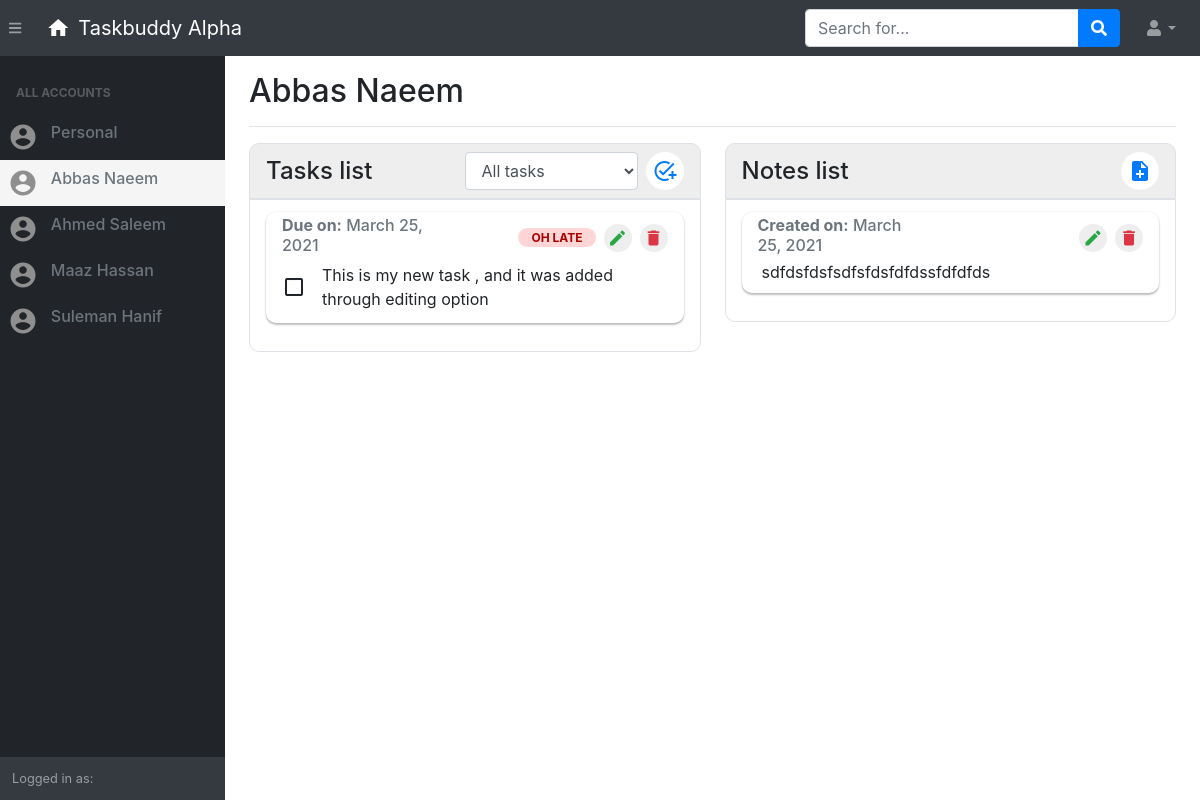
/customer/38 (signed in), run on the app's committed database.
### task/models.py (models this page shows, shortened)
class Customer(models.Model):
    first_name=models.CharField(max_length=70)
    last_name=models.CharField(max_length=70)
    email=models.EmailField()
    added_by = models.ForeignKey(User, on_delete = models.CASCADE, null = True)

class myTask(models.Model):
	task_text = models.CharField(max_length = 255)
	created_on = models.DateTimeField(default = datetime.now())
	due_date = models.DateField()
	added_by = models.ForeignKey(User, on_delete = models.CASCADE)
	added_for = models.ForeignKey(Customer, on_delete = models.CASCADE, null = True)
	completed_at = models.DateTimeField(null = True)
	completed_on_time = models.BooleanField(default = True)
	status = models.IntegerField(default = 0)
	def get_status(self):
		if self.status == 0:
			wording = "ON GOING"
			class_name = "on-going-label"
			box_class = "ongoing"
		if self.status == -1:
			wording = "OH LATE"
			class_name = "late-label"
			box_class = "late"
		if self.status == 1:
			wording = "COMPLETED"
			class_name = "completed-label"
			box_class = "complete"
		return {
			"wording": wording,
			"class_name": class_name,
			"box_class": box_class
		}
	def late_now(self):
		if self.status != 1:
			self.status = -1
			self.completed_on_time = False
			self.save()

class myNote(models.Model):
	note_text = models.TextField()
	created_on = models.DateTimeField(default = datetime.now())
	added_by = models.ForeignKey(User, on_delete = models.CASCADE)
	added_for = models.ForeignKey(Customer, on_delete = models.CASCADE, null = True)

### task/views.py (the view, shortened to what this page needs)
# urls.py: path('customer/<customer_id>', views.customer_view, name="customer"),
@login_required(login_url='login')
def customer_view(request, customer_id):
	try:
		context = {
			'today': datetime.now().date()
		}
		ID = int(customer_id)
		if Customer.objects.filter(id = ID, added_by = request.user).exists() or ID == 0:
			if ID == 0:
				context['my_customer'] = None
			else:
				context["my_customer"] = Customer.objects.get(id = ID)
			all_tasks = myTask.objects.filter(added_by = request.user, added_for = context['my_customer']).order_by('-id')
			all_notes = myNote.objects.filter(added_by = request.user, added_for = context['my_customer']).order_by('-id')
			for task in all_tasks:
				if task.due_date < datetime.now().date():
					task.late_now()
			context['all_tasks'] = all_tasks
			context['all_notes'] = all_notes
			context['customers'] = Customer.objects.filter(added_by = request.user).order_by('first_name')
			context['temp'] = True
			return render(request, "task/customer.html", context)
		else:
			return redirect("home page")
	except:
		return redirect("home page")

### task/templates/task/customer.html (shortened to what this page needs)
{% load static %}
{% load crispy_forms_tags %}
{% include 'task/inc/head.inc.html' %}
<body class="sb-nav-fixed">
    {% include 'task/inc/navbar.inc.html' %}
    <div id="layoutSidenav">
        <div id="layoutSidenav_nav">
            {% include 'task/inc/sidebar.inc.html' %}
        </div>
        <div id="layoutSidenav_content" style="overflow: hidden;">
            <div class="row">
                <div class="col-lg-12">
                    <div class="container-fluid">
                        {% if my_customer %}
                            <h2 class="mt-3">{{my_customer.first_name}} {{my_customer.last_name}}  </h2>
                        {% else %}
                            <h2 class="mt-3">Personal</h2>
                        {% endif %}
                        <hr class="mb-2">
                        <div class="row">
                            <div class="col-sm-6 py-2">
                                {% include 'task/inc/task-section.inc.html' %}
                            </div>
                            <div class="col-sm-6 py-2">
                                <div class="border py-2 px-3 d-flex align-items-center" style="background-color: #eeeeee; border-radius: 10px 10px 0px 0px;">
                                    <h4 class="my-0"  style="width: 50%;">Notes list</h4>
                                    <div class="form-group my-0 justify-content-end d-flex" style="width: 50%;">
                                        <i class="material-icons myIcon text-primary bg-white mk-pointer ml-2 my-0" data-toggle="collapse" data-target="#new-note-form" title="Add note">note_add</i>
                                    </div>
                                </div>
                                <div class="border radius-10 p-2" style="border-radius: 0px 0px 10px 10px;">
                                    <div style="max-height: 68vh; overflow: auto;" class="px-2 py-1">
                                        {% for note in all_notes %}
                                        <div class="google-box py-1 px-3 mb-3">
                                            <div class="d-flex align-items-center">
                                                <h6 class="text-muted my-0" style="width: 50%;"><b>Created on:</b> {{ note.created_on.date }}</h6>
                                                <i class="material-icons myIcon text-success mk-pointer ml-2 my-0 p-1 myIcon2 mt-1 editinginput-icon" id="edit-note-{{ note.id }}">edit</i>
                                                <i class="material-icons myIcon text-danger mk-pointer mt-1 ml-2 my-0 p-1 operation-note myIcon2" id="delete_{{ note.id }}">delete</i>
                                            </div>
                                            <div class="row mt-0 p-1">
                                                <div class="col-sm-12 col-12 d-flex align-items-center">
                                                    <p class="m-0"  id="text-note-{{ note.id }}" style="font-size: 16px; line-height: 26px;">
                                                        {{ note.note_text }}
                                                    </p>
                                                </div>
                                            </div>
                                        </div>
                                        {% endfor %}
                                    </div>
                                </div>
                            </div>
                        </div>
                    </div>
                </div>
            </div>
        </div>
    </div>
</body>
</html>

### task/templates/task/inc/sidebar.inc.html (shortened to what this page needs)
<nav class="sb-sidenav accordion sb-sidenav-dark" id="sidenavAccordion">
    <div class="sb-sidenav-menu">
        <div class="nav">
            <div class="sb-sidenav-menu-heading">ALL ACCOUNTS</div>
            <div class="profile-card p-2 {% if not my_customer and temp %}profile-focused{% endif %}">
                <div class="row">
                    <div class="col-sm-2 d-flex align-items-center">
                        <i class="material-icons" style="color: #8f8f8f; font-size: 30px;">account_circle</i>
                    </div>
                    <div class="col-sm-10 px-3 d-flex align-items-center">
                        <a href="customer/0" class="my-0 text-secondary" style="text-decoration: none;">
                            <h6>Personal</h6>
                        </a>
                    </div>
                </div>
            </div>
            {% for customer in customers %}
                    <div class="profile-card p-2 {% if customer.id == my_customer.id %}profile-focused{% endif %}">
                        <div class="row">
                            <div class="col-sm-2 d-flex align-items-center">
                                <i class="material-icons" style="color: #8f8f8f; font-size: 30px;">account_circle</i>
                            </div>
                            <div class="col-sm-10 px-3 d-flex align-items-center">
                                <a href="customer/{{customer.id}}" class="my-0 text-secondary" style="text-decoration: none;">
                                    <h6>{{ customer.first_name }} {{ customer.last_name }}</h6>
                                </a>
                            </div>
                        </div>
                    </div>
            {% endfor %}
        </div>
    </div>
    {% if user.is_authenticated %}
    <div class="sb-sidenav-footer">
        <div class="small">Logged in as:</div>
    </div>
    {% endif %}
</nav>

### task/templates/task/inc/task-section.inc.html (shortened to what this page needs)
<div class="border py-2 px-3 d-flex align-items-center" style="background-color: #eeeeee; border-radius: 10px 10px 0px 0px;">
    <h4 class="my-0"  style="width: 50%;">Tasks list</h4>
    <div class="form-group my-0 justify-content-end d-flex" style="width: 50%;">
        {% if all_tasks %}
        <select class="form-control" id="task-filter" style="width: fit-content;">
            <option value="all">All tasks</option>
        </select>
        {% endif %}
        {% if not customer_section %}
            <i class="material-icons myIcon text-primary bg-white mk-pointer ml-2 my-0" data-toggle="collapse" data-target="#new-task-form" title="Add task">add_task</i>
        {% endif %}
    </div>
</div>
<div class="border radius-10 p-2" style="border-radius: 0px 0px 10px 10px;">
    <div style="max-height: 68vh; overflow: auto;" class="px-2 py-1">
        {% for task in all_tasks %}
        <div class="google-box py-1 px-3 mb-3 my-any-task {{ task.get_status.box_class }}">
            <div class="d-flex align-items-center">
                <h6 class="text-muted my-0" style="width: 50%;"><b>Due on:</b> {% if today == task.due_date %}Today{% else %}{{ task.due_date }}{% endif %}</h6>
                <div style="width: 50%;" class="text-right">
                    <span class="mylabel {{ task.get_status.class_name }}" id="label_{{ task.id }}">{{ task.get_status.wording }}</span>
                </div>
                {% if task.status != 1 %}
                    <i class="material-icons myIcon text-success mk-pointer ml-2 my-0 p-1 myIcon2 mt-1 editinginput-icon" id="edit-task-{{ task.id }}">edit</i>
                {% endif %}
                <i class="material-icons myIcon text-danger mk-pointer ml-2 my-0 operation p-1 myIcon2 mt-1" id="delete_{{ task.id }}">delete</i>
            </div>
            <div class="row mt-0 p-1">
                <div class="col-sm-12 d-flex px-0 py-1 align-items-center">
                    {% if task.status == 1 %}
                    <i class="material-icons mk-pointer radius-100 task-completed mx-2" title="Completed">check_box</i>
                    {% else %}
                    <i class="material-icons mk-pointer radius-100 operation operation-complete mx-2" id="complete_{{ task.id }}">check_box_outline_blank</i>
                    {% endif %}
                    <p class="mx-2 mr-3 my-0" style="font-size: 16px;" id="text-task-{{ task.id }}">
                        {% if task.status == 1 %}
                            <del>{{ task.task_text }}</del>
                        {% else %}
                            {{ task.task_text }}
                        {% endif %}
                    </p>
                </div>
            </div>
        </div>
        {% endfor %}
    </div>
</div>

### task/templates/task/inc/head.inc.html (style rules this page uses)
.mk-pointer { cursor: pointer; }
.radius-10 { border-radius: 10px; }
.profile-card { transition-duration: 0.25s; }
.profile-focused { background-color: #f5f5f5; transition-duration: 0.25s; }
body { overflow: none; }
.myIcon2 { font-size: 20px; }

### data on the page
Customer: first_name "Abbas", last_name "Naeem"
Customer: first_name "Ahmed", last_name "Saleem"
Customer: first_name "Maaz", last_name "Hassan"
Customer: first_name "Suleman", last_name "Hanif"
myTask: due_date "March 25, 2021", get_status.wording "OH LATE", task_text "This is my new task , and it was added through editing option"
myNote: created_on "March 25, 2021", note_text "sdfdsfdsfsdfsfdsfdfdssfdfdfds"
